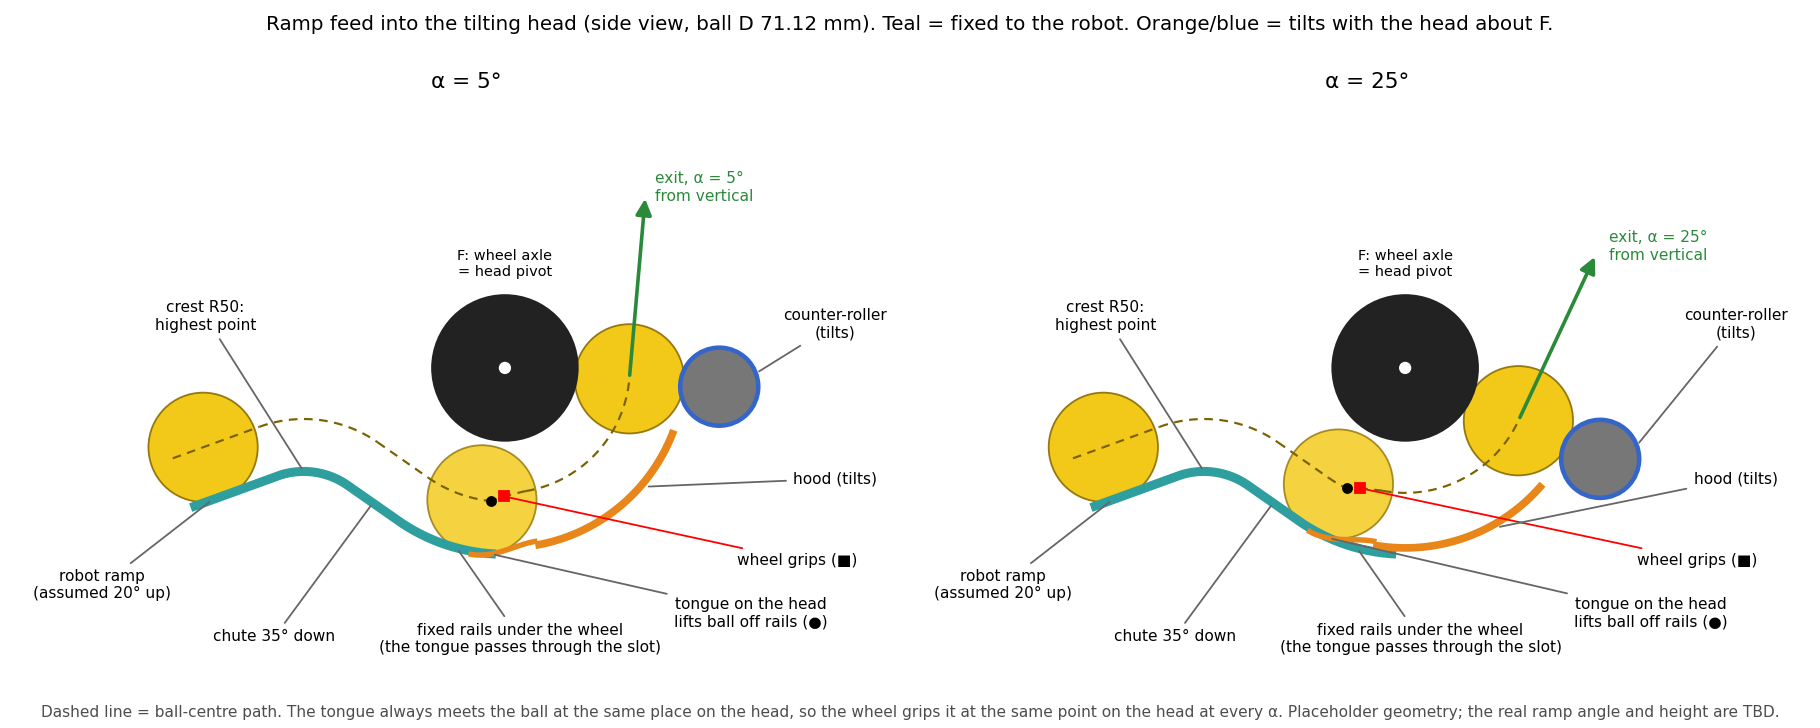

Here is the Python script that generated this plot:
"""Side-view diagram of the ramp feed into the tilting Head A, plus the handoff numbers for ramp_feed.md.

Geometry mirrors pollen_head_A.fs defaults (brief frame: F = main wheel axle = head pivot at the origin,
x downrange, y up, alpha = exit angle from vertical, counter-roller centre at angle -alpha).
Usage: python feed_diagram.py <out_png>
"""
import sys
import numpy as np
import matplotlib

matplotlib.use("Agg")
import matplotlib.pyplot as plt
from matplotlib.patches import Circle, Polygon, FancyArrowPatch

d2r = np.pi / 180


def pol(r, th):
    th = np.asarray(th, dtype=float) * d2r
    r = np.asarray(r, dtype=float)
    return np.stack([r * np.cos(th), r * np.sin(th)], axis=-1)


# ---- model defaults (brief values + pollen_head_A.fs feed defaults)
Rm, Rc = 48.0, 25.4
Dnom, Dmin, Dmax = 71.12, 68.58, 73.66
delta = 4.5
Rh = Rm + Dnom - delta            # hood inner radius 114.62
thk = 5.0                         # hood thickness
hood_arc = 60.0
C = Rm + Rc + Dnom - delta        # 140.02
dEnd = 15.249                     # hood end before the nip line (model value)
thEndL = -dEnd
thStartL = thEndL - hood_arc
lead = 20.0                       # tongue lead arc
thEL = thStartL - lead
beta, phiR = -35.0, 20.0          # chute angle, robot ramp angle
g = 10.0                          # slot half-width (ball rides on two rail edges)
Rcr, Lch, Lr = 50.0, 40.0, 60.0   # crest radius, chute length, ramp stub length
hD = lambda r: np.sqrt(r * r - g * g)
sag = lambda r: r - hD(r)
Rrail = max(Rh + thk + 1, Rm + Dmax / 2 + hD(Dmax / 2) + 1)
sagMax = max(sag(Dmin / 2), sag(Dmax / 2))
Rte = Rrail + sagMax + 0.5
span = Rte - Rh
thT = beta - 90
thFe = -92.77                     # rail end in the model (3 deg past the latest lift)

dB = np.array([np.cos(beta * d2r), np.sin(beta * d2r)])
nB = np.array([-dB[1], dB[0]])
dR = np.array([np.cos(phiR * d2r), np.sin(phiR * d2r)])
nR = np.array([-dR[1], dR[0]])
T = pol(Rrail, thT)
Pce = T - dB * Lch
Ccr = Pce - nB * Rcr
Pcs = Ccr + nR * Rcr
Prs = Pcs - dR * Lr


def smooth(t):
    return 3 * t * t - 2 * t ** 3


def sInv(s):
    return 0.5 - np.sin(np.arcsin(1 - 2 * s) / 3)


def r_t(t):
    return Rte - span * smooth(np.clip(t, 0, 1))


def handoff(D, alpha):
    """Global angles (deg) where the tongue lifts the ball 0.5 mm off the rails and where the wheel grips it."""
    r = D / 2
    t_lift = sInv(min(1.0, (Rte - (Rrail + sag(r) - 0.5)) / span))
    t_grip = sInv(min(1.0, (Rte - (Rm + D)) / span))
    return thEL - alpha + lead * t_lift, thEL - alpha + lead * t_grip


def centre_path(D, alpha, n=200):
    """Ball-centre path: ramp, crest, chute, rails, tongue, hood, nip (list of segments)."""
    r = D / 2
    h = hD(r)
    segs = {}
    s = np.linspace(0, 1, n)[:, None]
    segs["ramp"] = Prs + dR * Lr * s + nR * h
    a = np.linspace(phiR + 90, beta + 90, n)
    segs["crest"] = Ccr + pol(Rcr + h, a)
    segs["chute"] = Pce + dB * Lch * s + nB * h
    thL, thG = handoff(D, alpha)
    th0 = thEL - alpha                         # tongue entry, global
    # rails until the tongue meets the ball bottom
    t_meet = sInv(min(1.0, (Rte - (Rrail + sag(r))) / span))
    th_meet = th0 + lead * t_meet
    segs["rails"] = pol(Rrail - h, np.linspace(thT, th_meet, n))
    tt = np.linspace(t_meet, 1, n)
    rt = r_t(tt)
    rho = np.where(rt - r > Rm + r, rt - r, (Rm + rt) / 2)
    segs["tongue"] = pol(rho, th0 + lead * tt)
    rHood = (Rm + Rh) / 2
    segs["hood"] = pol(rHood, np.linspace(thStartL - alpha, -alpha, n))
    return segs, thL, thG


def band(ax, r0, r1, a0, a1, **kw):
    a = np.linspace(a0, a1, 120)
    pts = np.vstack([pol(r0, a), pol(r1, a[::-1])])
    ax.add_patch(Polygon(pts, closed=True, **kw))


TEAL, ORANGE, BLUE, BALL, WHEEL = "#2f9e9e", "#e8861a", "#3466c9", "#f2c300", "#222222"


def panel(ax, alpha):
    D = Dnom
    r = D / 2
    segs, thL, thG = centre_path(D, alpha)
    # fixed: floor running surface (ramp, crest, chute, rails)
    fl = np.vstack([Prs + dR * Lr * np.linspace(0, 1, 50)[:, None],
                    Ccr + pol(Rcr, np.linspace(phiR + 90, beta + 90, 80)),
                    Pce + dB * Lch * np.linspace(0, 1, 30)[:, None],
                    pol(Rrail, np.linspace(thT, thFe, 60))])
    ax.plot(fl[:, 0], fl[:, 1], color=TEAL, lw=5, solid_capstyle="butt", zorder=3)
    # moving with the head: tongue (lead-in) and hood
    tt = np.linspace(0, 1, 80)
    tg = pol(r_t(tt), thEL - alpha + lead * tt)
    ax.plot(tg[:, 0], tg[:, 1], color=ORANGE, lw=3, zorder=4)
    band(ax, Rh, Rh + thk, thStartL - alpha, thEndL - alpha, facecolor=ORANGE, edgecolor="none", zorder=4)
    # wheels
    ax.add_patch(Circle((0, 0), Rm, facecolor=WHEEL, edgecolor="none", zorder=2))
    ax.add_patch(Circle((0, 0), 4, facecolor="white", zorder=6))
    cc = pol(C, -alpha)
    ax.add_patch(Circle(tuple(cc), Rc, facecolor="#777777", edgecolor=BLUE, lw=2.5, zorder=2))
    # ball-centre path
    for k, p in segs.items():
        ax.plot(p[:, 0], p[:, 1], ls=(0, (4, 3)), color="#7a6200", lw=1.2, zorder=5)
    # exit line
    t = np.array([np.sin(alpha * d2r), np.cos(alpha * d2r)])
    pn = pol((Rm + Rh) / 2, -alpha)
    ax.add_patch(FancyArrowPatch(tuple(pn), tuple(pn + t * 120), arrowstyle="-|>", mutation_scale=18,
                                 color="#2a8a3a", lw=2, zorder=6))
    # balls: on the ramp, on the rails just before the lift, gripped at the hood, at the nip
    p_ramp = Prs + dR * Lr * 0.35 + nR * hD(r)
    p_lift = pol(Rrail - hD(r), thL - 4)
    p_grip = pol(Rm + r, thG)
    for p, a in ((p_ramp, 0.9), (p_lift, 0.75), (pn, 0.9)):
        ax.add_patch(Circle(tuple(p), r, facecolor=BALL, edgecolor="#8a6d00", lw=1, alpha=a, zorder=1))
    ax.plot(*pol(Rrail - hD(r), thL), "o", color="black", ms=5, zorder=7)
    ax.plot(*p_grip, "s", color="red", ms=6, zorder=7)
    # labels
    kw = dict(fontsize=8.5, zorder=8)
    ax.annotate("robot ramp\n(assumed 20° up)", xy=tuple(Prs + dR * 15), xytext=(-262, -150), ha="center",
                arrowprops=dict(arrowstyle="-", color="0.4"), **kw)
    ax.annotate("crest R50:\nhighest point", xy=(Ccr[0], Ccr[1] + Rcr), xytext=(-195, 25), ha="center",
                arrowprops=dict(arrowstyle="-", color="0.4"), **kw)
    ax.annotate("chute 35° down", xy=tuple(Pce + dB * 20), xytext=(-150, -178), ha="center",
                arrowprops=dict(arrowstyle="-", color="0.4"), **kw)
    ax.annotate("fixed rails under the wheel\n(the tongue passes through the slot)", xy=tuple(pol(Rrail, -105)),
                xytext=(10, -185), ha="center", arrowprops=dict(arrowstyle="-", color="0.4"), **kw)
    ax.annotate("tongue on the head\nlifts ball off rails (●)", xy=tuple(pol(r_t(0.3), thEL - alpha + 6)),
                xytext=(160, -168), ha="center", arrowprops=dict(arrowstyle="-", color="0.4"), **kw)
    ax.annotate("wheel grips (■)", xy=tuple(p_grip), xytext=(190, -128), ha="center",
                arrowprops=dict(arrowstyle="-", color="red"), **kw)
    ax.annotate("hood (tilts)", xy=tuple(pol(Rh + thk, thStartL - alpha + 40)), xytext=(215, -75), ha="center",
                arrowprops=dict(arrowstyle="-", color="0.4"), **kw)
    ax.annotate("counter-roller\n(tilts)", xy=tuple(cc + pol(Rc, 20)), xytext=(215, 20), ha="center",
                arrowprops=dict(arrowstyle="-", color="0.4"), **kw)
    ax.text(pn[0] + t[0] * 125 + 6, pn[1] + t[1] * 125, f"exit, α = {alpha:g}°\nfrom vertical", fontsize=8.5,
            va="center", color="#2a8a3a")
    ax.text(0, 58, "F: wheel axle\n= head pivot", ha="center", va="bottom", fontsize=8)
    ax.set_title(f"α = {alpha:g}°", fontsize=12)
    ax.set_xlim(-300, 250)
    ax.set_ylim(-200, 175)
    ax.set_aspect("equal")
    ax.axis("off")


def numbers():
    rows = []
    for D in (Dmin, Dnom, Dmax):
        r = D / 2
        y_crest = Ccr[1] + Rcr + hD(r)          # ball centre at the crest top
        for alpha in (5, 15, 25):
            segs, thL, thG = centre_path(D, alpha, n=2000)
            y_grip = (Rm + r) * np.sin(thG * d2r)
            pre = np.vstack([segs["rails"], segs["tongue"]])
            pre_ang = np.degrees(np.arctan2(pre[:, 1], pre[:, 0]))
            before = pre[pre_ang <= thG + 1e-9]
            y_low = before[:, 1].min()
            drop = y_crest - y_grip
            v_solid = np.sqrt(2 * 9.81 * drop / 1000 / 1.4)
            v_shell = np.sqrt(2 * 9.81 * drop / 1000 / (1 + 2 / 3))
            rows.append((D, alpha, thL, thG, y_grip - y_low, drop, v_shell, v_solid))
    return rows


if __name__ == "__main__":
    out = sys.argv[1]
    fig, axs = plt.subplots(1, 2, figsize=(14, 5.6))
    for ax, a in zip(axs, (5, 25)):
        panel(ax, a)
    fig.suptitle("Ramp feed into the tilting head (side view, ball D 71.12 mm). Teal = fixed to the robot. "
                 "Orange/blue = tilts with the head about F.", fontsize=11)
    fig.text(0.5, 0.015, "Dashed line = ball-centre path. The tongue always meets the ball at the same place on "
             "the head, so the wheel grips it at the same point on the head at every α. Placeholder geometry; "
             "the real ramp angle and height are TBD.", ha="center", fontsize=8.5, color="0.3")
    fig.tight_layout(rect=(0, 0.04, 1, 0.95))
    fig.savefig(out, dpi=130)
    print("Rrail", round(Rrail, 3), "Rte", round(Rte, 3), "crest top floor y", round(Ccr[1] + Rcr, 2))
    print("D alpha liftDeg gripDeg climbToGrip_mm dropCrestToGrip_mm v_shell v_solid")
    for row in numbers():
        print(" ".join(f"{x:.2f}" for x in row))
